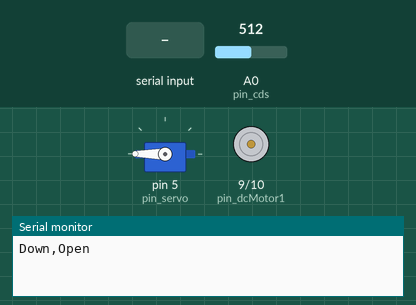
Simulated run of this sketch. Board: Arduino Uno, built with avr-gcc and run on an emulated ATmega328P. On the bench: servo, motor-driver pin pairs drawn as motors (green arrow = first pin HIGH = forward, orange = second pin HIGH = backward, longer = more drive, scaled by the enable pin), the last lines printed to the serial monitor. Inputs (shaded band) come from the test bench; at power-on: A0 (pin_cds) = 512.

Above: at 1.7 s.
1.8 s: A0 (pin_cds) set to 492
At 5.2 s:
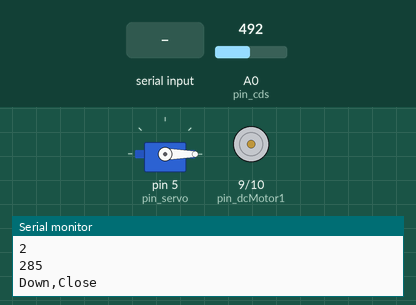
5.5 s: "Manual" received over the second serial link
9.8 s: "Open" received over the second serial link
At 12.2 s:
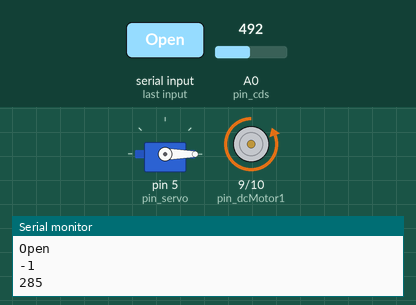
13.0 s: "Forward" received over the second serial link
At 15.7 s:
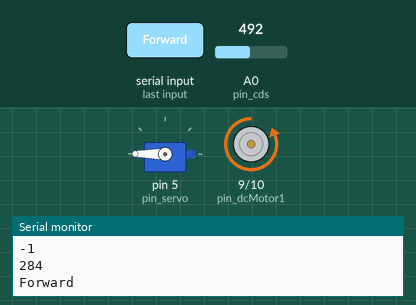
16.0 s: "Close" received over the second serial link
At 20.0 s:
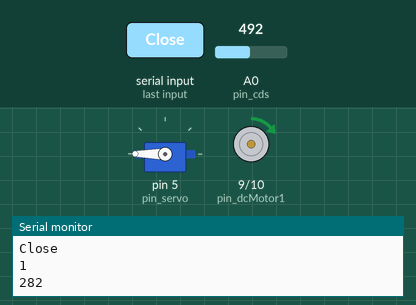
20.3 s: "Auto" received over the second serial link
At 22.7 s:
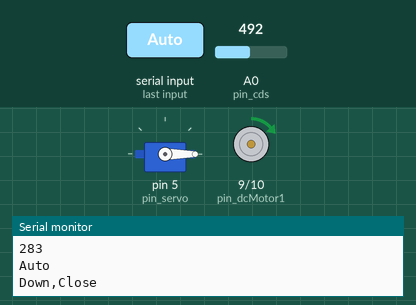
Timing chart, 0 to 25.6 s (numbered marks = the images above; inputs shaded):
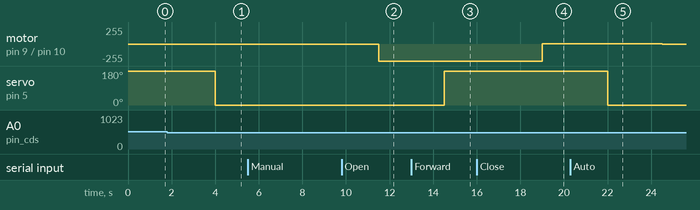

The sketch:

BlueToothControler.ino
```cpp
#include <SoftwareSerial.h>
#include "Servo.h"

const int pin_blueTx = 2;
const int pin_blueRx = 3;
const int pin_servo = 5;
const int pin_icEnable = 11;
const int pin_dcMotor1 = 9;
const int pin_dcMotor2 = 10;
const int pin_cds = A0;
const int dcPower = 255;
bool isDown = true; //전부 내려와 있을 경우에만 true. 중간이나 위는 false입니다.
bool isClosed = true;
bool isManualMode = false;
//stop 20171030_ksy
int stat_move = 2;
int stat_stop = 2;
int stat_time= 285; // 5~285
const int time_limit = 285;
String tmp;
SoftwareSerial mySerial(pin_blueTx,pin_blueRx);
Servo m_servo;

// the setup function runs once when you press reset or power the board
void setup() {
  Serial.begin(9600);
  mySerial.begin(9600);
  pinMode(pin_icEnable, OUTPUT);
  pinMode(pin_dcMotor1, OUTPUT);
  pinMode(pin_dcMotor2, OUTPUT);
  delay(500);
}

// the loop function runs over and over again until power down or reset
void loop() {
  if(mySerial.available()){
    tmp = mySerial.readString();
    Serial.println(tmp);
    if(tmp.equals("Manual")){
      isManualMode = true;
    }else if(tmp.equals("Auto")){
      isManualMode = false;
    }
  }

  if(isManualMode){
    Bluetooth();
  }
  else{
    CDS();
  }
  CheckState();
	delay(1000);
}

/*
블루투스를 이용, 어플로 각도 조절, DC모터 조절
*/

void Bluetooth() {
  if (tmp.equals("Backward") || tmp.equals("Forward")) {
    if(tmp.equals("Backward") && !isClosed){
      ServoWrite(0);
      isClosed = true;
    }else if(tmp.equals("Forward") && isClosed){
      ServoWrite(3600);
      isClosed = false;
    }
  }
  else if (tmp.equals("Open") || tmp.equals("Close") || tmp.equals("Stop")) {
    if (tmp.equals("Open")) {
      stat_move = -1;
    }
    else if (tmp.equals("Close")) {
      stat_move = 1;
    }else{
      stat_stop = 2;
      stat_move = 2;
    }
  }
}

/*
	DC모터만 따로 움직이게끔 설정.
*/
void changeDC(){
  if(stat_stop != 0){
    digitalWrite(pin_dcMotor1, false);
    digitalWrite(pin_dcMotor2, false);
  }
  else{
    analogWrite(pin_icEnable, (-1)*stat_move*dcPower);
    if(stat_move == 1){
      digitalWrite(pin_dcMotor1, true);
      digitalWrite(pin_dcMotor2, false);
    }
    else if(stat_move == -1){
      digitalWrite(pin_dcMotor1, false);
      digitalWrite(pin_dcMotor2, true);
    }
  }
}

void CDS(){
  int cds_val = analogRead(pin_cds);
  if(cds_val <500){
    //내리고 닫아야함.(TT)
    Serial.println("Down,Close");
    if(isDown == false){
      stat_move = 1;
    }
    else if(isClosed == false){
      ServoWrite(0);
      isClosed = true;
    }
  }else if(cds_val < 700){
    //열기만 함(TF)
    Serial.println("Down,Open");
    if(isDown == false){
      stat_move = 1;
    }
    else if(isClosed == true){
      ServoWrite(3600);
      isClosed = false;
    }

  }else{
    //열고 올려야함(FF)
    Serial.println("Up,Open");
    if(isClosed == true){
      ServoWrite(3600);
      isClosed = false;
    }
    else{
      stat_move = -1;
      isDown = false; //제일 Down인 상태가 아니므로
    }
  }
}

void ServoWrite(int angle){
  m_servo.attach(pin_servo, 1000, 3000);
  m_servo.write(angle);
  delay(2500);
  m_servo.detach();
  Serial.print("Angle : ");
  Serial.println(angle);
}

void CheckState(){
  Serial.println(stat_move);
  Serial.println(stat_time);
  if(stat_stop==0){
    //안 멈춰있는 상태.
    stat_time += stat_move;
    if(stat_time < 5){
      stat_stop = -1;
    }
    else if(stat_time >= time_limit){
      //다 내려왔으므로 isDown을 true로 변경
      stat_stop = 1;
      isDown = true;
    }
  }
  else if(stat_stop != stat_move){
    //멈춤 상태에서 방향이 바뀔 경우
      stat_stop = 0;
      stat_time += stat_move;
  }
  changeDC();
}
```

Measured:
- the behaviour switches between 500 and 499 on A0 (pin_cds) (found by bisection; images 0 and 1)
- after the input at 1.8 s, servo on pin 5 (pin_servo): 180° → 0° after 2.2 s
- after the input at 9.8 s, motor on pin 9 (pin_dcMotor1) / pin 10 (pin_dcMotor2): stopped → backward 255/255 after 1.7 s
- after the input at 13.0 s, servo on pin 5 (pin_servo): 0° → 180° after 1.5 s
- after the input at 16.0 s, motor on pin 9 (pin_dcMotor1) / pin 10 (pin_dcMotor2): backward 255/255 → forward 1/255 after 3.0 s
- after the input at 20.3 s, motor on pin 9 (pin_dcMotor1) / pin 10 (pin_dcMotor2): forward 1/255 → stopped after 4.2 s instead of 0.71 s; servo on pin 5 (pin_servo): 180° → 0° after 1.7 s
